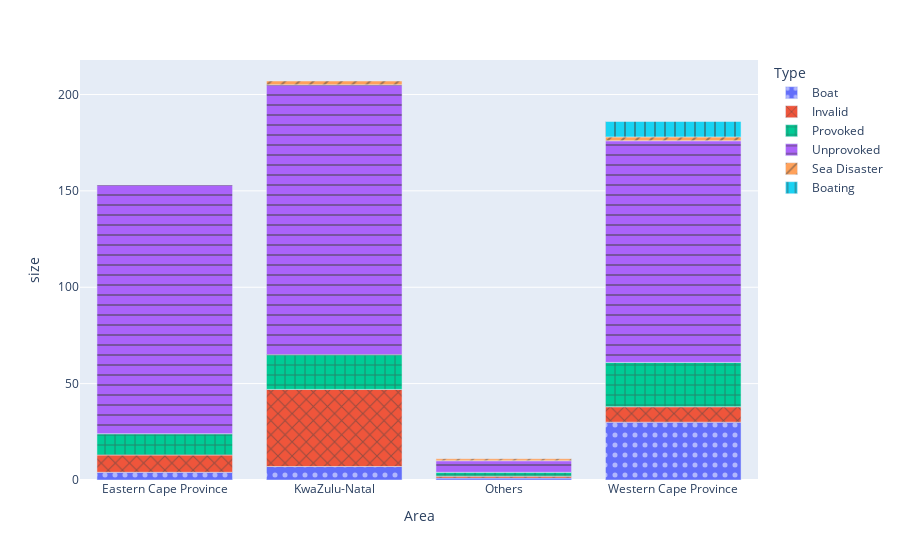

Here is the notebook cell this chart was saved with:
### Code cell
fig = px.bar(df5, x="Area", y="size", color="Type",
             pattern_shape="Type", pattern_shape_sequence=[".", "x", "+", "-", "/","|","#"])
fig.show()

### Figure 1 — Plotly figure (JSON) as saved in the notebook; plotly's stock layout.template omitted (floating-point values rounded to 4 significant figures)
{"data": [{"alignmentgroup": "True", "hovertemplate": "Type=Boat<br>Area=%{x}<br>size=%{y}<extra></extra>", "legendgroup": "Boat", "marker": {"color": "#636efa", "pattern": {"shape": "."}}, "name": "Boat", "offsetgroup": "Boat", "orientation": "v", "showlegend": true, "textposition": "auto", "type": "bar", "x": ["Eastern Cape Province", "KwaZulu-Natal", "Others", "Western Cape Province"], "xaxis": "x", "y": [4, 7, 1, 30], "yaxis": "y"}, {"alignmentgroup": "True", "hovertemplate": "Type=Invalid<br>Area=%{x}<br>size=%{y}<extra></extra>", "legendgroup": "Invalid", "marker": {"color": "#EF553B", "pattern": {"shape": "x"}}, "name": "Invalid", "offsetgroup": "Invalid", "orientation": "v", "showlegend": true, "textposition": "auto", "type": "bar", "x": ["Eastern Cape Province", "KwaZulu-Natal", "Others", "Western Cape Province"], "xaxis": "x", "y": [9, 40, 1, 8], "yaxis": "y"}, {"alignmentgroup": "True", "hovertemplate": "Type=Provoked<br>Area=%{x}<br>size=%{y}<extra></extra>", "legendgroup": "Provoked", "marker": {"color": "#00cc96", "pattern": {"shape": "+"}}, "name": "Provoked", "offsetgroup": "Provoked", "orientation": "v", "showlegend": true, "textposition": "auto", "type": "bar", "x": ["Eastern Cape Province", "KwaZulu-Natal", "Others", "Western Cape Province"], "xaxis": "x", "y": [11, 18, 2, 23], "yaxis": "y"}, {"alignmentgroup": "True", "hovertemplate": "Type=Unprovoked<br>Area=%{x}<br>size=%{y}<extra></extra>", "legendgroup": "Unprovoked", "marker": {"color": "#ab63fa", "pattern": {"shape": "-"}}, "name": "Unprovoked", "offsetgroup": "Unprovoked", "orientation": "v", "showlegend": true, "textposition": "auto", "type": "bar", "x": ["Eastern Cape Province", "KwaZulu-Natal", "Others", "Western Cape Province"], "xaxis": "x", "y": [129, 140, 6, 115], "yaxis": "y"}, {"alignmentgroup": "True", "hovertemplate": "Type=Sea Disaster<br>Area=%{x}<br>size=%{y}<extra></extra>", "legendgroup": "Sea Disaster", "marker": {"color": "#FFA15A", "pattern": {"shape": "/"}}, "name": "Sea Disaster", "offsetgroup": "Sea Disaster", "orientation": "v", "showlegend": true, "textposition": "auto", "type": "bar", "x": ["KwaZulu-Natal", "Others", "Western Cape Province"], "xaxis": "x", "y": [2, 1, 2], "yaxis": "y"}, {"alignmentgroup": "True", "hovertemplate": "Type=Boating<br>Area=%{x}<br>size=%{y}<extra></extra>", "legendgroup": "Boating", "marker": {"color": "#19d3f3", "pattern": {"shape": "|"}}, "name": "Boating", "offsetgroup": "Boating", "orientation": "v", "showlegend": true, "textposition": "auto", "type": "bar", "x": ["Western Cape Province"], "xaxis": "x", "y": [8], "yaxis": "y"}], "layout": {"barmode": "relative", "legend": {"title": {"text": "Type"}, "tracegroupgap": 0}, "margin": {"t": 60}, "xaxis": {"anchor": "y", "domain": [0, 1], "title": {"text": "Area"}}, "yaxis": {"anchor": "x", "domain": [0, 1], "title": {"text": "size"}}}}
